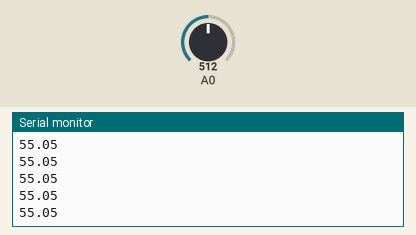
This sketch was run on a simulated Arduino Uno, built with avr-gcc and run on an emulated ATmega328P. Shown: the last lines printed to the serial monitor. The inputs (shaded band) are chosen by the test bench; at power-on: A0 = 512.

Above: at 1.2 s.
1.3 s: A0 set to 716
At 2.3 s:
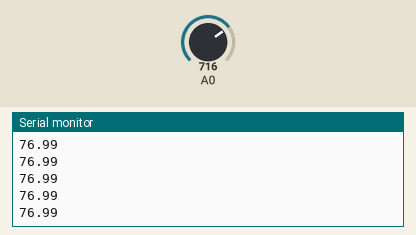
2.8 s: A0 set to 900
At 3.6 s:
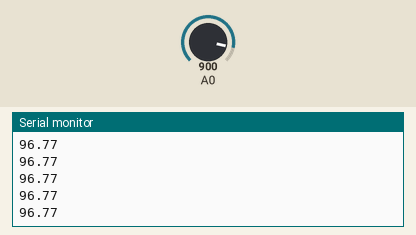
Timing chart, 0 to 5.8 s (numbered marks = the images above; inputs shaded):
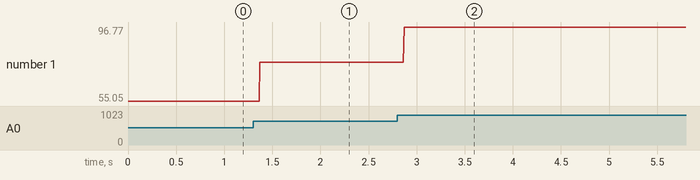

The sketch:

temp_micro.ino
```cpp
#ifndef cbi
#define cbi(sfr, bit) (_SFR_BYTE(sfr) &= ~_BV(bit))
#endif
#ifndef sbi
#define sbi(sfr, bit) (_SFR_BYTE(sfr) |= _BV(bit))
#endif

int analogReadNew(uint8_t pin)
{
  uint8_t low, high;
  if (pin >= 14) pin -= 14; // allow for channel or pin numbers
  ADMUX = (INTERNAL << 6) | (pin & 0x07);
  sbi(ADCSRA, ADSC);
  // ADSC is cleared when the conversion finishes
  while ((_SFR_BYTE(ADCSRA) & _BV(ADSC))); // bit is set
  low  = ADCL;
  high = ADCH;
  // combine the two bytes
  return (high << 8) | low;
}


void setup() {
  Serial.begin(9600);
}
void loop() {
  // ne pas toucher à ces calculs !!!
  float valeur = analogReadNew(A0);
  float temperature = valeur * (1.1 / 1023.0 * 100.0);
  Serial.println(temperature);
}
```

Measured:
- after the input at 1.3 s, the serial monitor: prints a new line after 0.07 s (image 1)
- after the input at 2.8 s, the serial monitor: prints a new line after 0.07 s (image 2)
- plotted number 1: 55.05 → 76.99 after the input at 1.3 s, 76.99 → 96.77 after the input at 2.8 s
